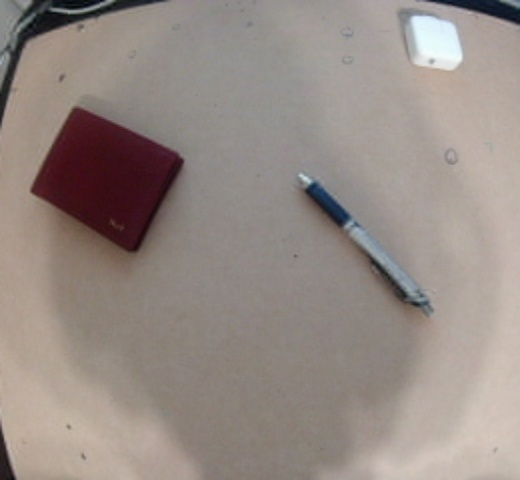
#> input picture SeniorDesign/pixel_pic/objects.jpg, 520 x 480 px
$ python find_center.py
#> lines starting #> are read from the running program, lines starting #| are printed output that depends on the picture; after the words box and inside, x2 and y2 are one past the last pixel; in counts of white or black regions, pixels touching at a corner belong together
import cv2
import numpy as np

# Load data and undistort
roi = np.load('./coord_data/roi.npy')
#> (reads SeniorDesign/coord_data/roi.npy from the repository)
newmtx = np.load('./coord_data/newcam_mtx.npy')
#> (reads SeniorDesign/coord_data/newcam_mtx.npy from the repository)
mtx = np.load('./coord_data/cam_mtx.npy')
#> (reads SeniorDesign/coord_data/cam_mtx.npy from the repository)
dist = np.load('./coord_data/dist.npy')
#> (reads SeniorDesign/coord_data/dist.npy from the repository)
# Load with object filled image (Image to be used with IK)
img = cv2.imread('./pixel_pic/objects.jpg')
#> img is the input picture: shape (480, 520, 3); mean B, G, R 133.3, 139.3, 150.1
img = cv2.undistort(img, mtx, dist, None, newmtx)
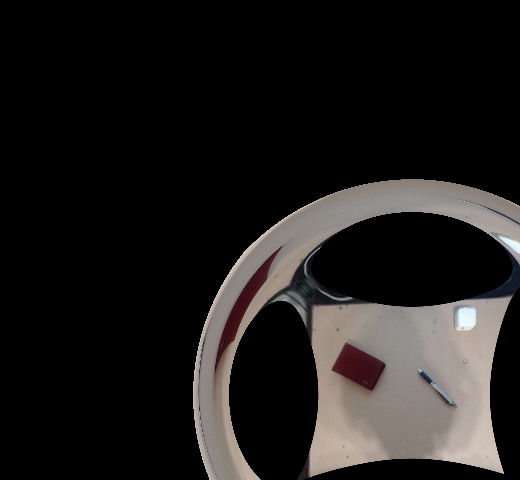
#> img: shape (480, 520, 3); mean B, G, R 27.3, 28.5, 30.7
# cannot crop because matrix was made using original undistorted image
#x,y,w,h = roi
#img = img[y:y+h, x:x+w]
cv2.imwrite('object_undst.jpg', img)

# Here are the center coordinates of the camera found in the new camera matrix
cx = 407 #[0,2] (Matrix indexes)
cy = 391 #[1,2] (Matrix indexes)

# Put a point at the center of the frame (camera centerpoint)
cv2.circle(img,(cx,cy),3,(0,255,0),2)
#> img: shape (480, 520, 3); 0.02% of pixels changed, all inside (x1, y1, x2, y2) = (403, 387, 412, 396)
while True:
	cv2.imshow('img', img) # View image to find pixel coordinates of object
	key = cv2.waitKey(1)
#> (key q is pressed here)
	if key == ord('q'):
		break

cv2.destroyAllWindows()
